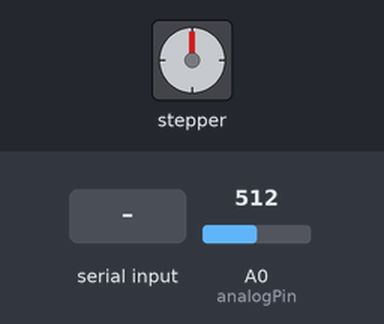
A sketch run on a simulated Arduino Uno, built with avr-gcc and run on an emulated ATmega328P. On the bench: stepper motor. Inputs (shaded band) come from the test bench; at power-on: A0 (analogPin) = 512. Stepper angles assume 2038 steps per turn; what the sketch prints to the serial monitor is not drawn.

Above: at 1.2 s.
1.3 s: "2" received over Serial
At 1.95 s:
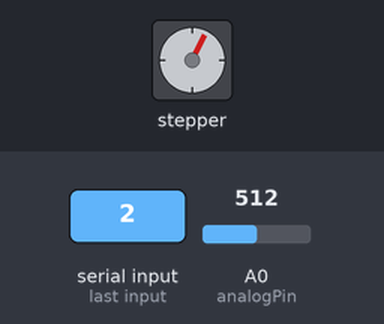
At 17.5 s:
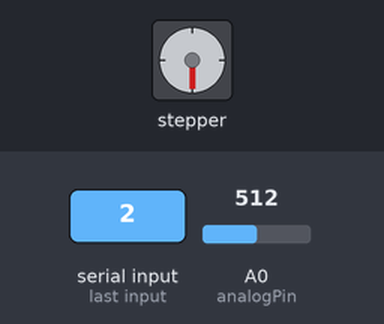
Timing chart, 0 to 19.0 s (numbered marks = the images above; inputs shaded):
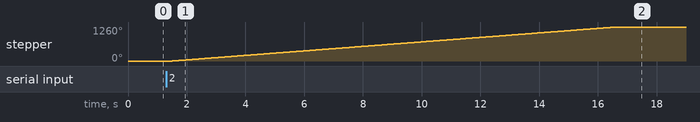

The sketch:

BlindsController.ino
```cpp
#include <Stepper.h>
const int stepsPerRevolution = 2038;  // change this to fit the number of steps per revolution
int analogPin= 0;   //pin to measure voltage drop over 1k resistor
Stepper myStepper(stepsPerRevolution, 8, 10, 9, 11); //revolve stepper according to instructions with myStepper


int raw= 0; // voltage (proportion of 5V) measured from
int openThreshold = 350; // voltage needed (proportion of 5V) to open blinds
int blindState = 0; //start off with blinds closed
int mode = 1; //default to automatic mode
char readIn = '0'; // read input

void setup()
{
  Serial.begin(9600); //begin at 9600 rate of communication
  myStepper.setSpeed(14); //stepper speed set to 14
  while (!Serial) {} // wait until serial communication established
}

void loop()
{
  raw = analogRead(analogPin); //get voltage
  Serial.print(blindState); //send state of blind
  if (Serial.available() > 0) { //if data sent to arduino, read
    readIn = Serial.read();
    mode = readIn == '2'? 1 : 0; // if readIn is '2' stay in automatic, else switch to manual
    if (mode == 1) { //automatic mode
        if (blindState == 0 && raw > openThreshold) { //if blinds are closed & voltage exceeds threshold, open blinds
          myStepper.step(3.5*stepsPerRevolution);
          blindState=1;
        }
        else if (blindState == 1 && raw < openThreshold) { //if blinds are open & voltage bellow threshold, close blinds
          myStepper.step(-3.5*stepsPerRevolution);
          blindState=0;
        }
    } else { //manual mode
      if (readIn == '1' && blindState == 0) { //if input is open blinds and blinds are closed, open blinds
          myStepper.step(3.5*stepsPerRevolution);
          blindState=1;
      } else if (readIn == '0' && blindState == 1) { //if input is closed blinds and blinds are open, close blinds
          myStepper.step(-3.5*stepsPerRevolution);
          blindState = 0;
      }
    }

  }
  delay(500);
}
```

Measured:
- after the input at 1.3 s, stepper: turns 1260° clockwise in 15.1 s, starting after 0.20 s
